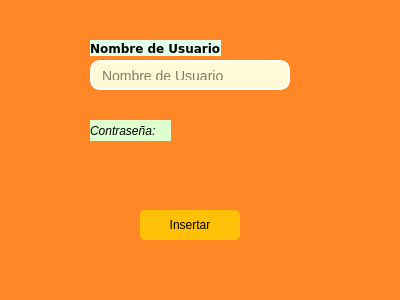
<?xml version="1.0" encoding="UTF-8"?>
<ui version="4.0">
 <class>InsertWindow</class>
 <widget class="QWidget" name="InsertWindow">
  <property name="geometry">
   <rect>
    <x>0</x>
    <y>0</y>
    <width>400</width>
    <height>300</height>
   </rect>
  </property>
  <property name="windowTitle">
   <string>Insertar Usuario</string>
  </property>
  <property name="styleSheet">
   <string notr="true">
background-color: rgb(255, 135, 37);</string>
  </property>
  <widget class="QLineEdit" name="input_nombre">
   <property name="geometry">
    <rect>
     <x>90</x>
     <y>60</y>
     <width>200</width>
     <height>30</height>
    </rect>
   </property>
   <property name="styleSheet">
    <string notr="true">QLineEdit {
          border: 2px solid #ffffff;
          border-radius: 10px;
          padding: 8px;
          font-size: 14px;
          background-color: rgb(255, 249, 213);
      }</string>
   </property>
   <property name="placeholderText">
    <string>Nombre de Usuario</string>
   </property>
  </widget>
  <widget class="QLineEdit" name="input_contraseña">
   <property name="geometry">
    <rect>
     <x>90</x>
     <y>150</y>
     <width>200</width>
     <height>30</height>
    </rect>
   </property>
   <property name="styleSheet">
    <string notr="true">QLineEdit {
          border: 2px solid #ffffff;
          border-radius: 10px;
          padding: 8px;
          font-size: 14px;
		  background-color: rgb(255, 249, 213);
      }</string>
   </property>
   <property name="echoMode">
    <enum>QLineEdit::Password</enum>
   </property>
   <property name="placeholderText">
    <string>Contraseña</string>
   </property>
  </widget>
  <widget class="QPushButton" name="btn_insertar">
   <property name="geometry">
    <rect>
     <x>140</x>
     <y>210</y>
     <width>100</width>
     <height>30</height>
    </rect>
   </property>
   <property name="styleSheet">
    <string notr="true">QPushButton {
        background-color: #FFC107;
        color: black;
        border: none;
        border-radius: 5px;
        padding: 10px;
      }</string>
   </property>
   <property name="text">
    <string>Insertar</string>
   </property>
  </widget>
  <widget class="QLabel" name="label">
   <property name="geometry">
    <rect>
     <x>40</x>
     <y>20</y>
     <width>331</width>
     <height>251</height>
    </rect>
   </property>
   <property name="text">
    <string/>
   </property>
   <property name="pixmap">
    <pixmap>n.jpg</pixmap>
   </property>
  </widget>
  <widget class="QLabel" name="label_2">
   <property name="geometry">
    <rect>
     <x>90</x>
     <y>40</y>
     <width>131</width>
     <height>16</height>
    </rect>
   </property>
   <property name="font">
    <font>
     <family>Verdana</family>
     <weight>75</weight>
     <bold>true</bold>
    </font>
   </property>
   <property name="styleSheet">
    <string notr="true">background-color: rgb(225, 255, 235);</string>
   </property>
   <property name="text">
    <string>Nombre de Usuario:</string>
   </property>
  </widget>
  <widget class="QLabel" name="label_3">
   <property name="geometry">
    <rect>
     <x>90</x>
     <y>120</y>
     <width>81</width>
     <height>21</height>
    </rect>
   </property>
   <property name="font">
    <font>
     <weight>50</weight>
     <italic>true</italic>
     <bold>false</bold>
    </font>
   </property>
   <property name="styleSheet">
    <string notr="true">background-color: rgb(222, 255, 206);</string>
   </property>
   <property name="text">
    <string>Contraseña: </string>
   </property>
   <property name="scaledContents">
    <bool>false</bool>
   </property>
  </widget>
  <zorder>label</zorder>
  <zorder>input_nombre</zorder>
  <zorder>input_contraseña</zorder>
  <zorder>btn_insertar</zorder>
  <zorder>label_2</zorder>
  <zorder>label_3</zorder>
 </widget>
 <resources/>
 <connections/>
</ui>
